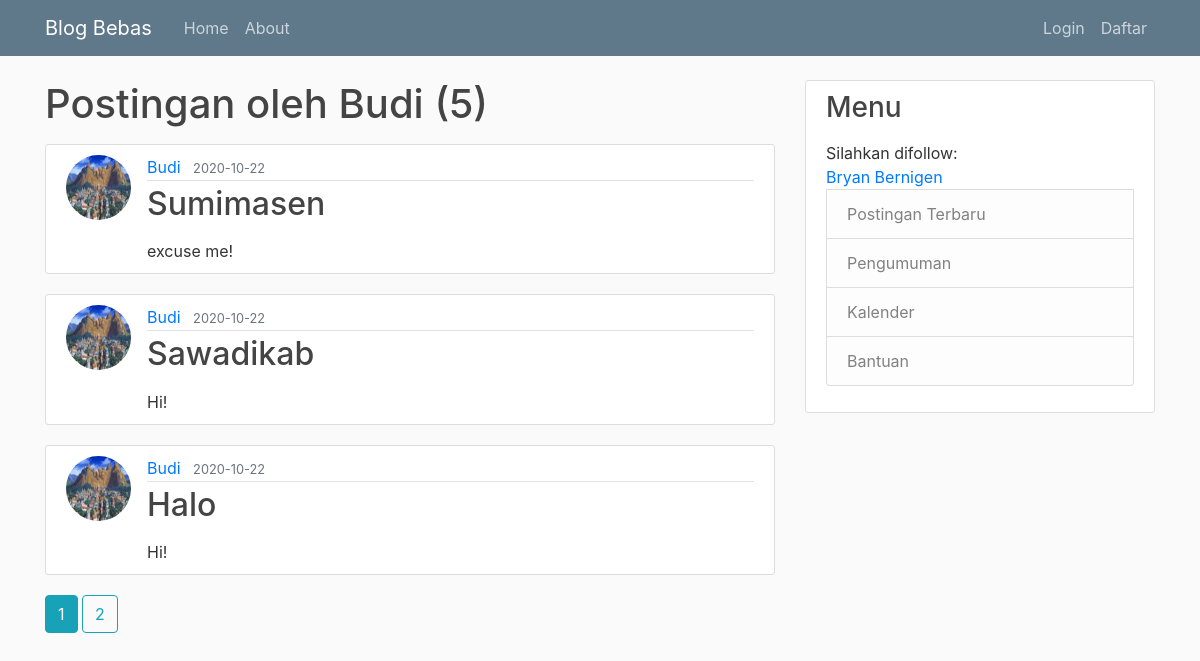
Page /user/Budi on the committed database.
### FlaskTutorial/models.py (models this page shows, shortened)
class Post(db.Model):
    id = db.Column(db.Integer, primary_key=True)
    title = db.Column(db.String(100), nullable=False)
    date_posted = db.Column(db.DateTime, nullable=False, default=datetime.utcnow)
    content = db.Column(db.Text, nullable=False)
    user_id = db.Column(db.Integer, db.ForeignKey('user.id'), nullable=False)

class User(db.Model, UserMixin):
    id = db.Column(db.Integer, primary_key=True)
    username = db.Column(db.String(20), unique=True, nullable=False)
    email = db.Column(db.String(120), unique=True, nullable=False)
    image_file = db.Column(db.String(20), nullable=False, default='default.jpg')
    password = db.Column(db.String(60), nullable=False)
    posts = db.relationship('Post', backref='author', lazy=True)

### FlaskTutorial/users/routes.py (the view)
@users.route("/user/<string:username>")
def user_posts(username):
    page = request.args.get('page', 1, type=int)
    user = User.query.filter_by(username=username).first_or_404()
    posts = Post.query.filter_by(author=user) \
        .order_by(Post.date_posted.desc()) \
        .paginate(page=page, per_page=3)
    postss = Post.query.filter_by(author=user) \
        .order_by(Post.date_posted.desc()) \
        .paginate(page=page, per_page=1)
    return render_template('user_posts.html', posts=posts, postss=postss)

### FlaskTutorial/templates/user_posts.html
{% extends 'layout.html' %}
{% block layout %}
    {%for post in postss.items %}
    <h1 class="mb-3">Postingan oleh {{ post.author.username }} ({{ posts.total }})</h1>
    {%for post in posts.items %}
        <article class="media content-section">
           <img class="rounded-circle article-img" src="{{ url_for('static', filename='profile_pics/' + post.author.image_file) }}">
          <div class="media-body">
            <div class="article-metadata">
              <a class="mr-2" href="{{ url_for('users.user_posts', username=post.author.username) }}">{{ post.author.username }}</a>
              <small class="text-muted">{{ post.date_posted.strftime('%Y-%m-%d') }}</small>
            </div>
              <h2><a class="article-title" href="{{ url_for('posts.post', post_id=post.id) }}">{{ post.title }}</a></h2>
              <p class="article-content" ></p> {{ post.content }}
          </div>
        </article>
    {%endfor%}
    {% for page_num in posts.iter_pages(left_edge=1, right_edge=1, left_current=1, right_current=2) %}
      {% if page_num %}
        {% if posts.page == page_num %}
          <a class="btn btn-info mb-4" href="{{ url_for('users.user_posts', username=post.author.username, page=page_num) }}">{{ page_num }}</a>
        {% else %}
          <a class="btn btn-outline-info mb-4" href="{{ url_for('users.user_posts', username=post.author.username, page=page_num) }}">{{ page_num }}</a>
        {% endif %}
      {% else %}
        .....
      {% endif %}
    {% endfor %}
    {% endfor %}
{% endblock layout %}

### FlaskTutorial/static/main.css (style rules this page uses)
body { background: #fafafa; color: #333333; margin-top: 5rem; }
h1, h2, h3, h4, h5, h6 { color: #444444; }
.content-section { background: #ffffff; padding: 10px 20px; border: 1px solid #dddddd; border-radius: 3px; margin-bottom: 20px; }
.article-title { color: #444444; }
.article-img { height: 65px; width: 65px; margin-right: 16px; }
.article-metadata { padding-bottom: 1px; margin-bottom: 4px; border-bottom: 1px solid #e3e3e3 }

### rows in the picture
Post: author.username "Budi", total "5", image_file (picture), date_posted "2020-10-22", title "Sumimasen", content "excuse me!", page_num "1", page_num "2"
Post: image_file (picture), author.username "Budi", date_posted "2020-10-22", title "Sawadikab", content "Hi!"
Post: image_file (picture), author.username "Budi", date_posted "2020-10-22", title "Halo", content "Hi!"
